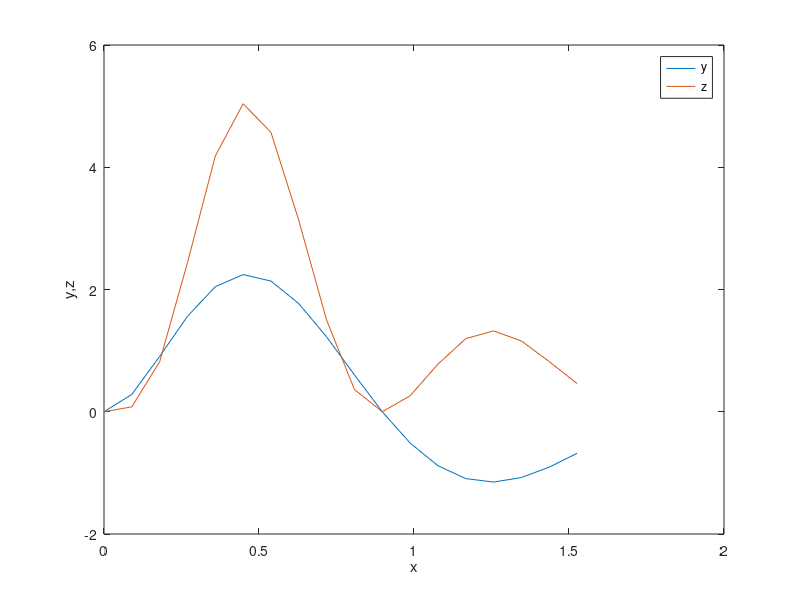

Write the MATLAB code that produced this figure. (Note: this script raises an error after producing the figure.)
clc
clear all
close all
a=2;
b=3.5;
deltax=pi/35;
x=0:deltax:pi/2; 
y=b.*exp(-a.*x).*sin(b.*x).*(0.011.*x.^4-0.14.*x.^3+0.075.*x.^2+3.5.*x);
z=y.^2;
format shortG 
w=[x',y',z'] 
p=plot(x,y,x,z);
xlabel('x'); 
ylabel('y,z');
legend('y','z');
p(1).LineWidth=1.4;
p(1).LineStyle='-.';
p(1).Color='red';
p(1).Marker='pentagram';
p(1).MarkerSize=15;
p(1).MarkerEdgeColor='red';
p(1).MarkerFaceColor='white';
p(2).LineWidth=0.5;
p(2).LineStyle='-';
p(2).Color='blue'; 
p(2).Marker='diamond';
p(2).MarkerSize=6; 
p(2).MarkerEdgeColor='black';
p(2).MarkerFaceColor='magenta';
